Frame 1 (no input): blank canvas, image omitted
Frame 60 (the mouse pressed at the canvas centre just before this capture): blank canvas, image omitted
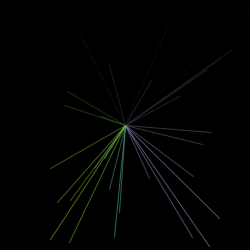
Frame 120 (the mouse held since frame 60 and released just before this capture)

The Processing sketch whose frames 1 and 60 were blank and that drew this single picture after the mouse press (run headless with seeded random() and noise(); from frame 60 on, the mouse is pressed at the canvas centre):

// Processing sketch: processing_29332
// ── processing_29332.pde

int counter;

void setup() {  //setup function called initially, only once
  size(250, 250);
  background(255);  //set background white
  colorMode(HSB);   //set colors to Hue, Saturation, Brightness mode
  counter = 0;
}

void draw() {  //draw function loops 
        background(0x000000);
        if (mouseX <= 0 && mouseY <= 0)
            return;
        fill(0xFF0000);
        for (int i = 0; i < width / 8; i++) {
            int w = (int) random(width);
            int h = (int) random(height);
            stroke(sin(w / (float) width) * 255,
                    255 - sin(w / (float) width) * 255,
                    sin(h / (float) height) * 255, 128);
            bezier(w, h, width / 2, height / 2, width / 2, height / 2, mouseX,
                    mouseY);
        }
}

                
                
